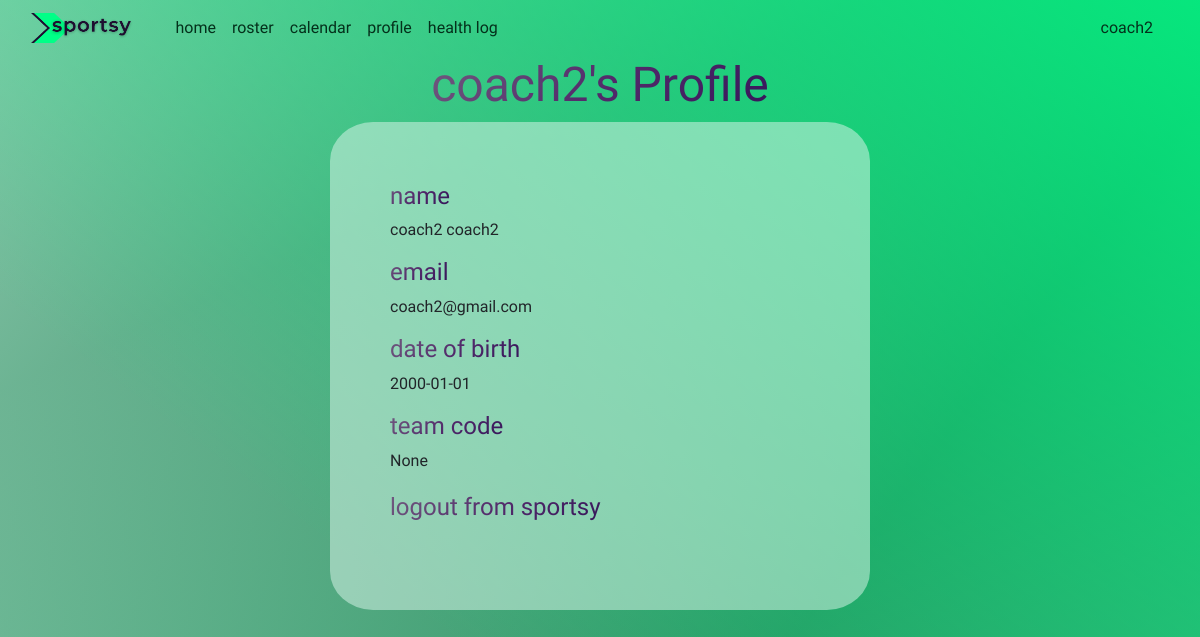
/profile (signed in), run on an earlier commit of the app's database.
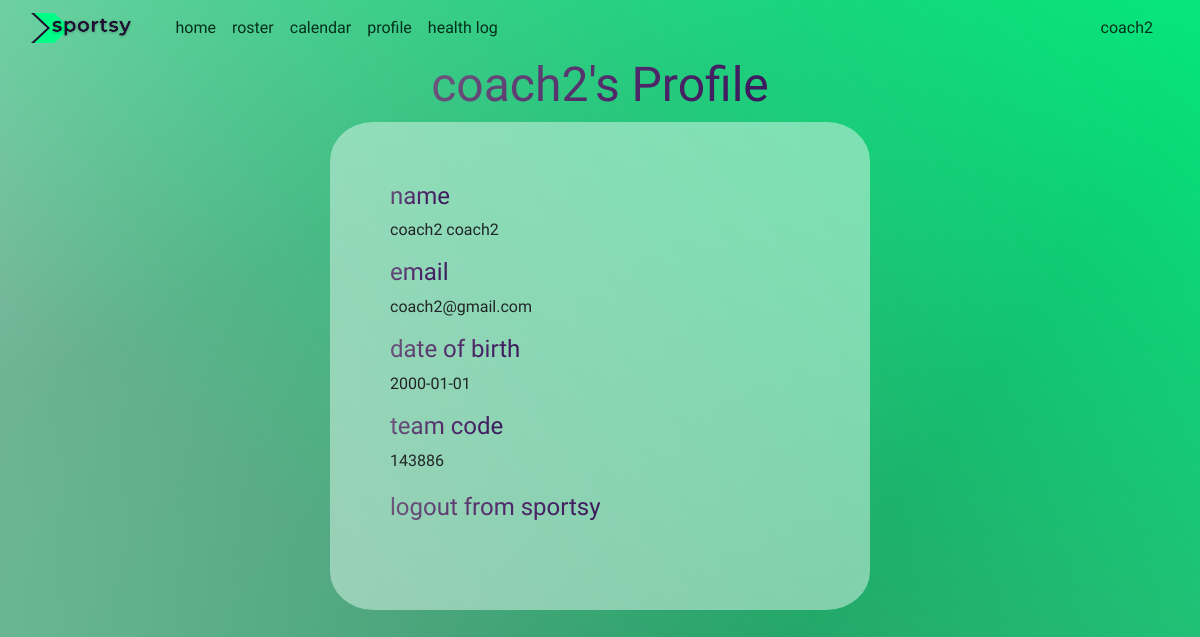
And on a later commit of the database.
### main.py (models this page shows, shortened)
class User(db.Model, UserMixin):
    __tablename__='users'
    id = db.Column(db.Integer, primary_key=True,autoincrement=True)
    fname=db.Column(db.String(20))
    lname=db.Column(db.String(20))
    email=db.Column(db.String(20))
    password_hash=db.Column(db.String(128))
    dob = db.Column(db.Date)
    pb = db.Column(db.String(20))
    healthinfo=db.Column(db.String(100))
    dom_side = db.Column(db.String(5))
    coach_or_player=db.Column(db.String(6))
    team_code = db.Column(db.Integer)

### main.py (the view)
@app.route('/profile')
def profile():
    if not current_user.is_authenticated:
        return redirect(url_for('login'))
    return render_template('profile.html')

### main.py (called while the page is built)
@login_manager.user_loader
def load_user(user_id):
    return User.query.get(int(user_id))

### templates/profile.html (shortened to what this page needs)
{% extends 'base.html' %}
{% block body %}
<div id='profile'>
    <h1 class="subtitle">{{ current_user.fname }}'s Profile</h1>
    <div class="profile-box">
        <h2 class="subtitle">name</h2>
        <p>{{ current_user.fname }} {{ current_user.lname }}</p>
        <h2 class="subtitle">email</h2>
        <p>{{ current_user.email }}</p>
        <h2 class="subtitle">date of birth</h2>
        <p>{{ current_user.dob }}</p>
        {% if current_user.coach_or_player == "coach" %}
            <h2 class="subtitle">team code</h2>
            <p>{{ current_user.team_code }}</p>
        {% endif %}
        <div class="form-group">
            <a href="{{ url_for('logout') }}">
                <h2 class="subtitle">logout from sportsy</h2>
            </a>
        </div>
    </div>
</div>
{% endblock %}

### templates/base.html (shortened to what this page needs)
<!DOCTYPE html>
<html lang="en" style = 'background-image: url('/static/img/sportsy_bg.png')'>
<head>
    <link rel="stylesheet" href="https://cdn.jsdelivr.net/npm/bootstrap@4.3.1/dist/css/bootstrap.min.css">
    <link rel="stylesheet" href="{{ url_for('static', filename='css/style.css') }}">
</head>
<body>
  <nav class="navbar sticky-top navbar-expand-sm">
          <div class="container-fluid">
              <a class="nav-logo" href="{{ url_for('index') }}">
                    <img class = "nav-logo"  src="{{ url_for('static', filename='/img/logo.png') }}">
              </a>
              <div class="collapse navbar-collapse" id="navbarID">
                <div class="navbar-nav">
                      <a class="nav-link active" aria-current="page" href="{{ url_for('index') }}">home</a>
                      <a class="nav-link active" aria-current="page" href="{{ url_for('roster') }}">roster</a>
                      <a class="nav-link active" aria-current="page" href="{{ url_for('calendar') }}">calendar</a>
                      <a class="nav-link active" aria-current="page" href="{{ url_for('profile') }}">profile</a>
                      <a class="nav-link active" aria-current="page" href="{{ url_for('log') }}">health log</a>
                  </div>
              </div>
            {% if not current_user.is_authenticated %}
                 <a class="nav-link active" aria-current="page" href="{{ url_for('login') }}">login</a>
            {% else %}
                <a class="nav-link active" aria-current="page" href="{{ url_for('profile') }}">{{ current_user.fname }}</a>
            {% endif %}
          </div>
      </nav>
  {% block body %}{% endblock %}
</body>
</html>

### static/css/style.css (style rules this page uses)
html { height: 100vh; color: #04301B; scroll-behavior: smooth; }
body { font-family: 'Montserrat', sans-serif !important; min-height: 100vh; margin: 0; background: linear-gradient( 217deg, rgba(0, 255, 135, 0.8), rgba(255, 0, 0, 0) 70.71% ), linear-gradient(127deg, rgba(177, 255, 220, 0.616), rgba(0, 131, 70, 0.75) 70.71%), linear-gradient(336deg, rgba(219, 245, 233, 0.516), rgba(4, 48, 27, 0.73) 70.71%); background-size: 100% 100%, cover; background-repeat: repeat-y; padding: 0% }
a { color: rgb(4, 48, 27); }
.nav-logo { height: 30px; width: 102.4px; margin-right: 3%; transition: transform .2s; }
nav { background: transparent; }
nav a { color:rgb(4, 48, 27); }
.subtitle { font-size: 300%; text-align: left; background-image: linear-gradient( -225deg, #715a7f 0%, #51296a 29%, #290d52 67%, rgb(119, 94, 131) 100% ); background-size: auto auto; background-clip: border-box; background-size: 200% auto; color: #fff; background-clip: text; text-fill-color: transparent; -webkit-background-clip: text; -webkit-text-fill-color: transparent; animation: textclip 5s linear infinite; display: inline-block; }
.form-group { padding-top: 1%; padding-bottom: 1%; }
#profile { display: flex; flex-direction: column; justify-content: center; align-items: center; }
.profile-box { background:rgba(219, 245, 233, 0.516); padding: 5%; width: 45%; border-radius: 8%; }
.profile-box h2 { font-size: 150%; }

What changed in the data, as far as the page shows it:
changed User "coach2": team_code "None" → "143886"
